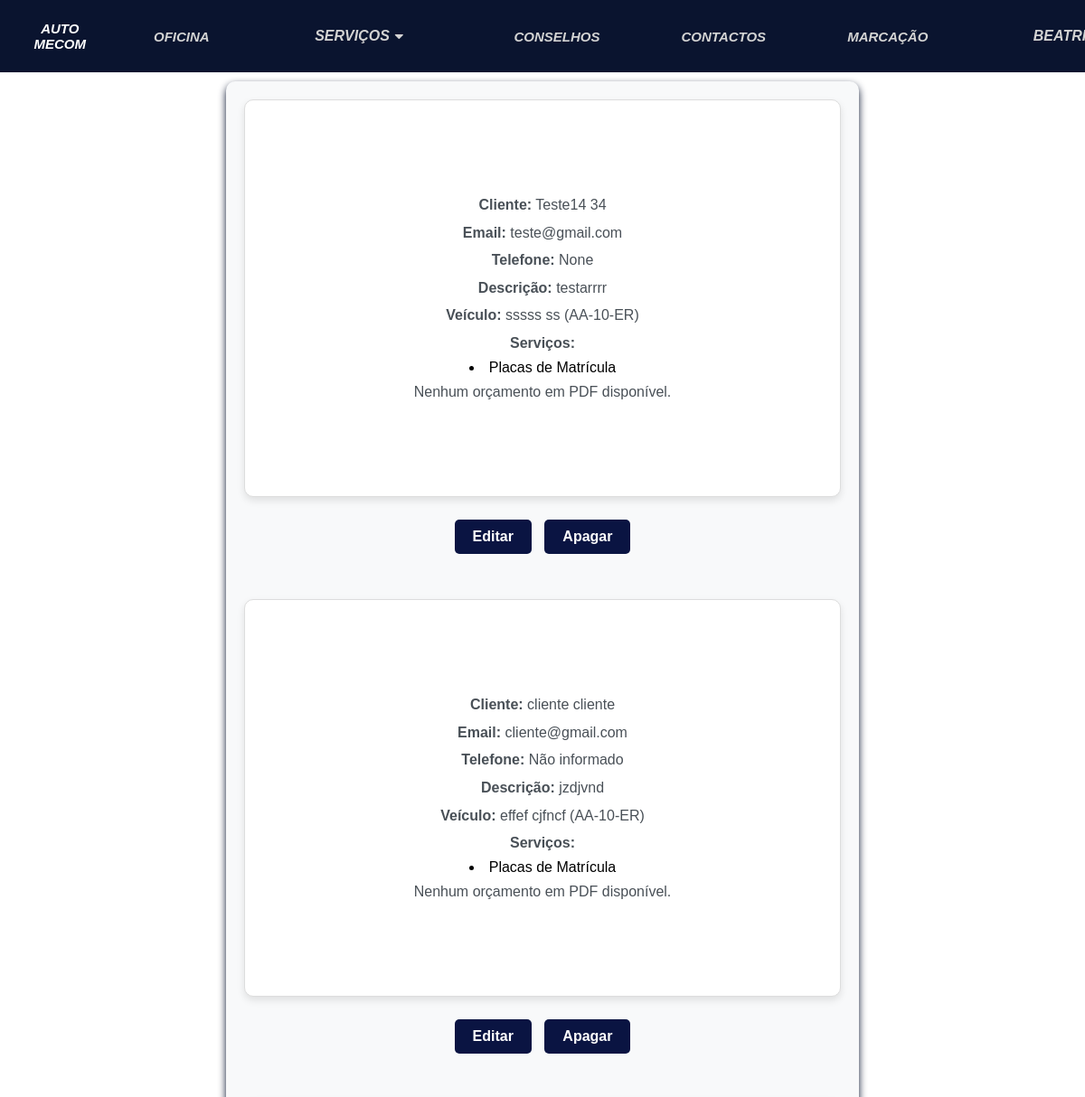
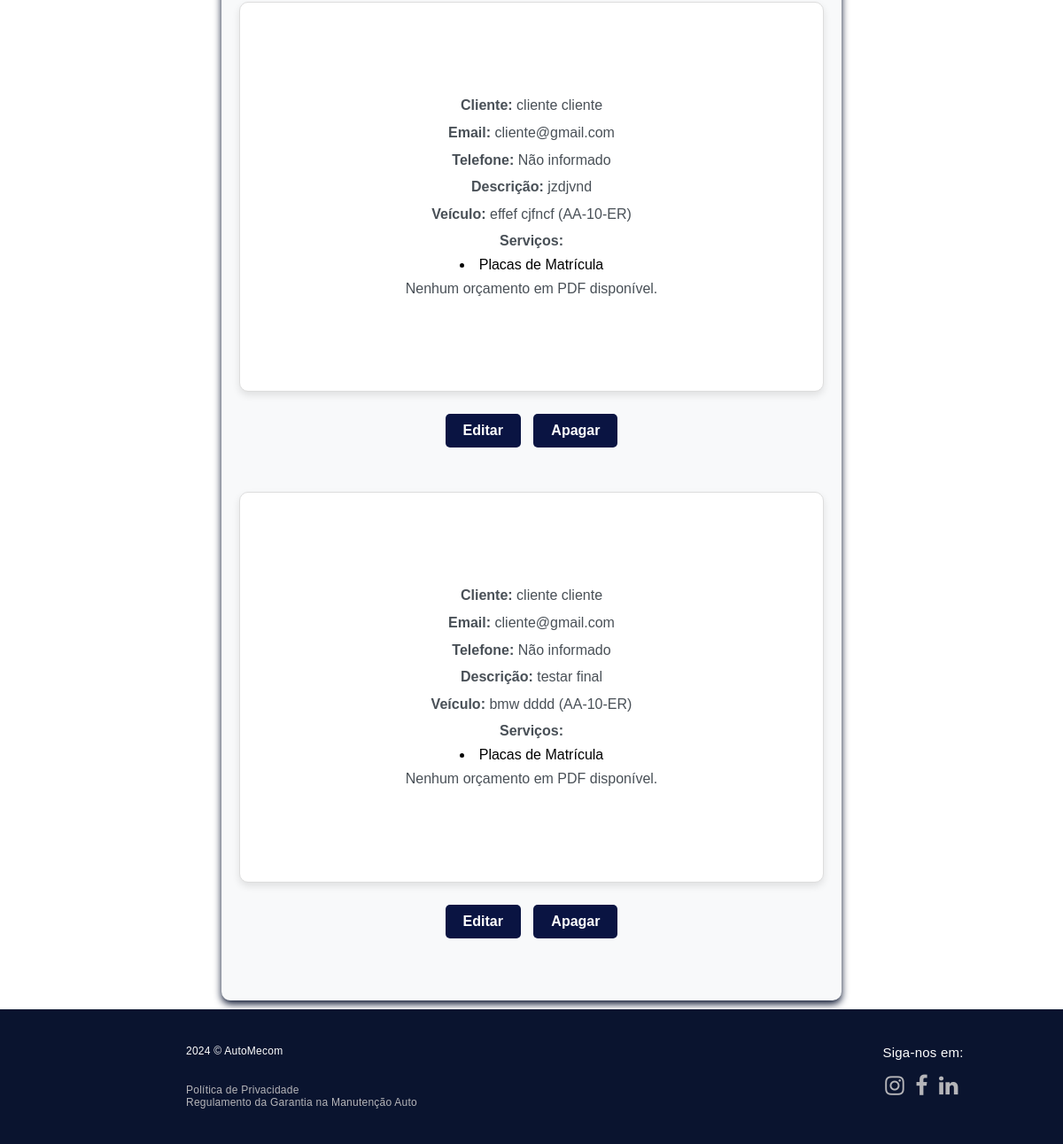
Page /orcamentos (signed in) on the committed database (2 pictures, top to bottom).
### automecom/models.py (models this page shows, shortened)
class Orcamento(models.Model):
    user = models.ForeignKey(User, on_delete=models.SET_NULL, null=True, blank=True)
    nome = models.CharField(max_length=100, null=True, blank=True)
    apelido = models.CharField(max_length=100, null=True, blank=True)
    email = models.EmailField(null=True, blank=True)
    telefone = models.IntegerField(null=True, blank=True)
    descricao = models.TextField()
    servicos = models.ManyToManyField(Servico)
    veiculo = models.OneToOneField(Veiculo, on_delete=models.CASCADE, null=True, blank=True)
    arquivo_pdf = models.FileField(null=True, blank=True)

class Veiculo(models.Model):
    marca = models.CharField(max_length=200)
    modelo = models.CharField(max_length=200)
    ano = models.PositiveIntegerField(default=0000)
    matricula = models.CharField(max_length=8)
    kms = models.IntegerField(null=False, blank=False)

class Servico(models.Model):
    nome = models.CharField(max_length=50)
    descricao = models.CharField(max_length=350, default="", blank=True)
    tipo = models.ManyToManyField(TipoServico, blank=True)

### automecom/views.py (the view)
# urls.py: path('orcamentos', views.listar_orcamentos, name='orcamentos'),
def listar_orcamentos(request):
    utilizador = None
    orcamentos = None
    if request.user.is_authenticated:  # Verifica se o usuário está autenticado
        try:
            utilizador = Utilizador.objects.get(user=request.user)
        except Utilizador.DoesNotExist:
            messages.error(request, "Usuário não encontrado.")
            return redirect('automecom:login')  # Ou outra lógica para lidar com erro
        if is_administrador(request.user):  # Usuário é administrador
            orcamentos = Orcamento.objects.all()
        else:  # Usuário autenticado e não administrador
            orcamentos = Orcamento.objects.filter(user=request.user)
    return render(request, 'automecom/orcamentos.html', {
        'orcamentos': orcamentos
    })

### automecom/templatetags/custom_tags.py (called while the page is built)
@register.filter(name="is_administrador")
def is_administrador(user):
    if isinstance(user, AnonymousUser):
        return False
    try:
        utilizador = Utilizador.objects.get(user=user)
        print(f"Usuário {user.username} é administrador: {utilizador.administrador}")
    except Utilizador.DoesNotExist:
        return False
    return utilizador.administrador

### automecom/templates/automecom/orcamentos.html (shortened to what this page needs)
<!DOCTYPE html>
<html lang="en">
<head>
</head>
{% extends 'automecom/layout.html' %}
{% load custom_tags %}
{% block main %}
{% load static %}
<body>
<section class="marcacoesSection">
    {% if orcamentos %}
        {% for orcamento in orcamentos %}
            <div class="Serv{% if user|is_administrador %} administrador{% endif %}">
                <div>
                    <br>
                    {% if user|is_administrador %}
                        <p><strong>Cliente:</strong>
                            {% if orcamento.user %}
                                {{ orcamento.user.first_name }} {{ orcamento.user.last_name }}
                            {% else %}
                                {{ orcamento.nome }} {{ orcamento.apelido }}
                            {% endif %}
                        </p>
                        <p><strong>Email:</strong>
                            {% if orcamento.user %}
                                {{ orcamento.user.email }}
                            {% else %}
                                {{ orcamento.email }}
                            {% endif %}
                        </p>
                        <p><strong>Telefone:</strong>
                            {% if orcamento.user %}
                                {{ orcamento.telefone|default:"Não informado" }}
                            {% else %}
                                {{ orcamento.telefone }}
                            {% endif %}
                        </p>
                    {% endif %}
                    <p><strong>Descrição:</strong> {{ orcamento.descricao }}</p>
                    <p><strong>Veículo:</strong> {{ orcamento.veiculo.marca }} {{ orcamento.veiculo.modelo }} ({{ orcamento.veiculo.matricula }})</p>
                    <p><strong>Serviços:</strong></p>
                        {% for servico in orcamento.servicos.all %}
                            <li>{{ servico.nome }}</li>
                        {% endfor %}
                    {% if orcamento.arquivo_pdf %}
    <p><strong>Orçamento em PDF:</strong>
        <a href="{{ orcamento.arquivo_pdf.url }}" target="_blank">Baixar/Visualizar PDF</a>
    </p>
{% else %}
    <p> Nenhum orçamento em PDF disponível.</p>
{% endif %}
                    <br>
                </div>
            </div>
            {% if user|is_administrador %}
                <a href="{% url 'automecom:editarorca' orcamento.id %}" class="botao">Editar</a>
                <a href="{% url 'automecom:apagarorca' orcamento.id %}" class="botao">Apagar</a>
            {% else %}
                <a href="{% url 'automecom:editarorca' orcamento.id %}" class="botao">Alterar</a>
                <a href="{% url 'automecom:apagarorca' orcamento.id %}" class="botaoCancelar">Cancelar</a>
            {% endif %}
            <br>
        {% endfor %}
   {% else %}
    {% if user.is_authenticated %}
        <p class="no-orcamentos">Não há orçamentos no momento.</p>
    {% endif %}
    <a href="{% url 'automecom:orcamento' %}" class="botao">Pedir Orçamento</a>
{% endif %}
</section>
</body>
</html>
{% endblock %}

### automecom/templates/automecom/layout.html (shortened to what this page needs)
{% load custom_tags %}
{% load static %}
<html lang="pt">
<head>
    <link rel="stylesheet" href="https://cdnjs.cloudflare.com/ajax/libs/font-awesome/4.7.0/css/font-awesome.min.css">
    <link rel="stylesheet" href="{% static 'automecom/css/estilos.css' %}">
</head>
<body>
  <header>
      <nav class="logo"><a class="textmenu" href="home">AUTO MECOM</a></nav>
      <nav class="textmenu menu-links">
        <a href="sobre">OFICINA</a>
        <div class="subnav">
            <a class="subnavbtn" href="servicos">SERVIÇOS <i class="fa fa-caret-down"></i></a>
        </div>
        <a href="conselhos">CONSELHOS</a>
        <a href="contactos">CONTACTOS</a>
        <a href="marcacao">MARCAÇÃO</a>
        <div class="subnav">
        {% if request.user.is_authenticated %}
            <a class="subnavbtn">{{ user.username }}</a>
        {% endif %}
        </div>
    </nav>
  </header>
  <div class="espace"></div>
  <main>
  <div class="conteudo">
      {% block main %}
      {% endblock main %}
    <footer>
      <div class="creditos">
          <div class="container">
              <div class="leftsubmenu">
                  <div>
                      <ul class="sub-menu">
                          <p>2024 © AutoMecom</p>
                          <br>
                            <li><a href="privacidade.html">Política de Privacidade</a></li>
                            <li><a href="garantia.html">Regulamento da Garantia na Manutenção Auto</a></li>
                      </ul>
                  </div>
              </div>
              <div class="rightsubmenu">
                  <p>Siga-nos em:</p>
                  <div class="social">
                      <a><a href="//www.instagram.com/automecom/" target="_blank"><i class="fa fa-instagram" style="font-size:25px;"></i></a></a>
                      <a><a href="" target="_blank"><i class="fa fa-facebook" style="font-size:25px;"></i></a></a>
                      <a><a href="" target="_blank"><i class="fa fa-linkedin" style="font-size:25px;"></i></a></a>
                  </div>
              </div>
          </div>
      </div>
  </footer>
</body>
</html>

### automecom/static/automecom/css/estilos.css (style rules this page uses)
* { padding: 0; margin: 0; box-sizing:border-box; font-family: sans-serif; }
header { height: 10vh; background: rgb(10, 20, 47); color: white; top: 0; z-index: 1000; position: fixed; display:flex; justify-content: space-between; align-items: center; width:100% }
.espace { height: 10vh; width:100% }
header nav { display:flex; justify-content: flex-end; }
nav { height: 100%; }
nav a { padding: 0 2.5em; text-decoration: none; color: lightgray; overflow: hidden; height: 100%; display: flex; justify-content: center; align-items: center; }
.subnav a { padding: 0 4em; text-decoration: none; font-size: 1rem; color: lightgray; overflow: hidden; height: 100%; }
.subnavbtn { z-index: 2; }
main { display: flex; margin: auto; flex-direction: column; min-height: 95vh; background-color:white; box-sizing: border-box; padding: 0px; width:100%; }
.conteudo { width: 100%; max-width: 1200px; margin:auto; padding : 10px; }
footer { position: relative; height: auto; display: flex; flex-direction:column; justify-content: flex-end; align-items: center; background: #0A142FFF; color: white; text-align: center; padding: 20px 0; bottom: 0; width: 100%; box-sizing: border-box; }
footer .creditos { background: #0A142FFF; width: 100%; font-size: 12px; font-weight: normal; letter-spacing: 0.24px; color: #ffffff; padding: 20px 0; margin: 0; }
footer .creditos .container { display: flex; flex-wrap: wrap; }
.container, .container-fluid { position: relative; width: 100%; padding: 0 20px; }
footer .creditos .container div { text-align: right; }
footer .rightsubmenu { color: white; font-size: 15px; margin-left: 200px; }
.leftsubmenu { padding-left: 10px; -ms-flex: 0 0 66.666667%; flex: 0 0 66.666667%; max-width: 66.666667%; display: flex; }
footer ul { padding-left: 180px; list-style: none; text-align: left; }
footer .creditos a { color:#B5B5B9; }
footer .creditos ul { font-size: 12px; }
.sub-menu a { color: white; text-decoration: none; }
p { margin-top: 0; margin-bottom: 1rem; }
footer .social { font-size: 0; padding: 5px 0; text-align: right; margin-top: -10px; }
.fa { padding: 6px; }
* { box-sizing:border-box }
.textmenu { font-size: 15px; color: white; font-weight: 550; letter-spacing: normal; text-transform: uppercase; text-align: center; position: relative; font-style: italic; }
.marcacoesSection { background-color: #f8f9fa; padding: 20px; margin: 0 auto; max-width: 700px; box-shadow: 0 4px 8px rgb(10, 20, 47); transition: transform 0.3s ease, box-shadow 0.3s ease; }
section { background-color: rgb(10, 20, 66); padding: 20px; border-radius: 10px; margin: 20px; text-align: center; }
.Serv { background-color: #ffffff; border: 1px solid #ddd; padding: 80px; margin-bottom: 5px; border-radius: 10px; box-shadow: 0 4px 8px rgba(0, 0, 0, 0.1); transition: transform 0.3s ease, box-shadow 0.3s ease; }
.Serv p { font-size: 16px; color: #495057; line-height: 1.6; margin: 5px 0; }
.botao { display: inline-block; background-color: rgb(10, 20, 66); color: #ffffff; text-align: center; padding: 10px 20px; margin: 20px 5px; margin-bottom:50px; border-radius: 5px; text-decoration: none; font-size: 16px; font-weight: bold; transition: background-color 0.3s ease, transform 0.2s ease; }
ul, ol { margin: 0; padding: 0 0 0 20px; }
.menu-links { display: flex; gap: 15px; }

### rows in the picture
Orcamento: nome "Teste14", apelido "34", email "teste@gmail.com", telefone "None", descricao "testarrrr", veiculo.marca "sssss", veiculo.modelo "ss", veiculo.matricula "AA-10-ER", arquivo_pdf "Nenhum orçamento em PDF disponível."
Servico: nome "Placas de Matrícula"
Orcamento: user.first_name "cliente", user.last_name "cliente", user.email "cliente@gmail.com", telefone "Não informado", descricao "jzdjvnd", veiculo.marca "effef", veiculo.modelo "cjfncf", veiculo.matricula "AA-10-ER", arquivo_pdf "Nenhum orçamento em PDF disponível."
Orcamento: user.first_name "cliente", user.last_name "cliente", user.email "cliente@gmail.com", telefone "Não informado", descricao "jzdjvnd", veiculo.marca "effef", veiculo.modelo "cjfncf", veiculo.matricula "AA-10-ER", arquivo_pdf "Nenhum orçamento em PDF disponível."
Orcamento: user.first_name "cliente", user.last_name "cliente", user.email "cliente@gmail.com", telefone "Não informado", descricao "testar final", veiculo.marca "bmw", veiculo.modelo "dddd", veiculo.matricula "AA-10-ER", arquivo_pdf "Nenhum orçamento em PDF disponível."
